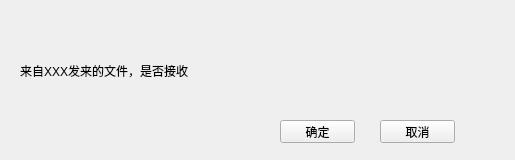
<?xml version="1.0" encoding="UTF-8"?>
<ui version="4.0">
 <class>ReceiveFile</class>
 <widget class="QWidget" name="ReceiveFile">
  <property name="geometry">
   <rect>
    <x>0</x>
    <y>0</y>
    <width>515</width>
    <height>160</height>
   </rect>
  </property>
  <property name="sizePolicy">
   <sizepolicy hsizetype="Fixed" vsizetype="Fixed">
    <horstretch>0</horstretch>
    <verstretch>0</verstretch>
   </sizepolicy>
  </property>
  <property name="minimumSize">
   <size>
    <width>515</width>
    <height>160</height>
   </size>
  </property>
  <property name="maximumSize">
   <size>
    <width>515</width>
    <height>160</height>
   </size>
  </property>
  <property name="windowTitle">
   <string>ReceiveFile</string>
  </property>
  <widget class="QWidget" name="titleWidget" native="true">
   <property name="geometry">
    <rect>
     <x>0</x>
     <y>0</y>
     <width>515</width>
     <height>50</height>
    </rect>
   </property>
   <property name="titleskin" stdset="0">
    <bool>true</bool>
   </property>
  </widget>
  <widget class="QWidget" name="bodyWidget" native="true">
   <property name="geometry">
    <rect>
     <x>0</x>
     <y>50</y>
     <width>515</width>
     <height>110</height>
    </rect>
   </property>
   <property name="bottomskin" stdset="0">
    <bool>true</bool>
   </property>
   <widget class="QLabel" name="label">
    <property name="geometry">
     <rect>
      <x>20</x>
      <y>10</y>
      <width>461</width>
      <height>21</height>
     </rect>
    </property>
    <property name="text">
     <string>来自XXX发来的文件，是否接收</string>
    </property>
   </widget>
   <widget class="QPushButton" name="okBtn">
    <property name="geometry">
     <rect>
      <x>280</x>
      <y>70</y>
      <width>75</width>
      <height>23</height>
     </rect>
    </property>
    <property name="text">
     <string>确定</string>
    </property>
   </widget>
   <widget class="QPushButton" name="cancelBtn">
    <property name="geometry">
     <rect>
      <x>380</x>
      <y>70</y>
      <width>75</width>
      <height>23</height>
     </rect>
    </property>
    <property name="text">
     <string>取消</string>
    </property>
   </widget>
  </widget>
 </widget>
 <layoutdefault spacing="6" margin="11"/>
 <resources/>
 <connections/>
</ui>
